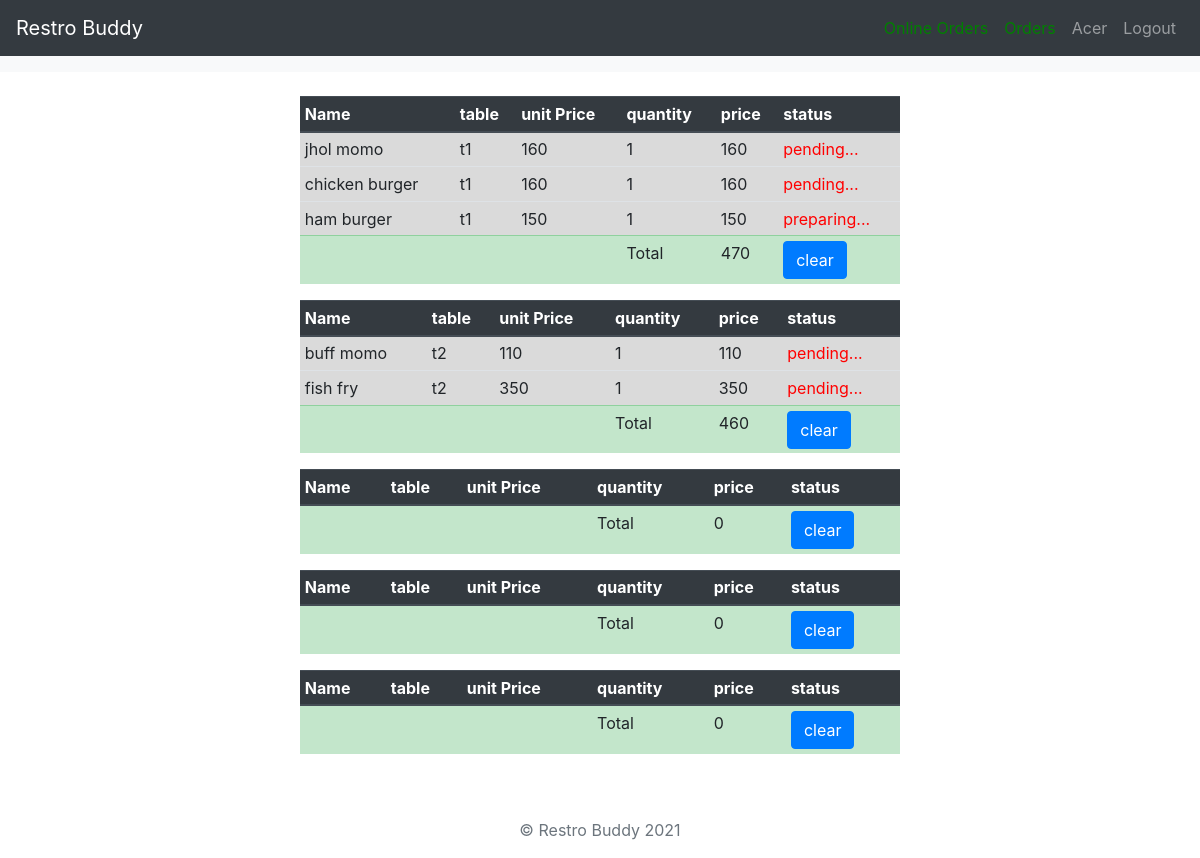
Page /order/ (signed in) on the committed database.
### main/models.py (models this page shows, shortened)
class Order(models.Model):
    item = models.ForeignKey(Item, on_delete=models.CASCADE)
    table = models.ForeignKey(Table, on_delete=models.CASCADE)
    quantity = models.IntegerField(default=1)
    status = models.CharField(max_length=100, default="pending...", blank=True)
    @property
    def price(self):
        price = self.item.price*self.quantity
        return price

class Item(models.Model):
    category = models.ForeignKey(Category, on_delete=models.CASCADE)
    image = models.ImageField(upload_to="media/")
    name = models.CharField(max_length=100)
    price = models.IntegerField(default=0)
    time = models.IntegerField(default=0)

class Table(models.Model):
    table = models.CharField(max_length=50)
    def __str__(self):
        return self.table

### main/views.py (the view)
# urls.py: path('order/', views.order, name='order'),
@user_passes_test(lambda u: u.is_staff, login_url='login')
def order(request):
    order1 = Order.objects.all().filter(table__table="t1")
    order2 = Order.objects.all().filter(table__table="t2")
    order3 = Order.objects.all().filter(table__table="t3")
    order4 = Order.objects.all().filter(table__table="t4")
    order5 = Order.objects.all().filter(table__table="t5")
    context = {
        "order1": order1,
        "order2": order2,
        "order3": order3,
        "order4": order4,
        "order5": order5
    }
    return render(request, "main/order.html", context)

### main/templates/main/order.html (shortened to what this page needs)
<!DOCTYPE html>
<html lang="en">
<head>
</head>
<body>
{% extends "base.html" %}
{% block content %}
<table align="center" id="table1" class="table table-sm" style="max-width: 600px;max-height: 400px;">
    <thead class="thead-dark">
    <tr>
        <th>Name</th>
        <th>table</th>
        <th> unit Price</th>
        <th>quantity</th>
        <th>price</th>
        <th>status</th>
    </tr>
    </thead>
    <tbody>
    {% for order in order1 %}
    <tr class="table-active">
        <td>{{order.item.name}}</td>
        <td>{{order.table}}</td>
        <td>{{order.item.price}}</td>
        <td>{{order.quantity}}</td>
        <td class="price">{{order.price}}</td>
        <td style="color:red;">{{order.status}}</td>
    </tr>
    {% endfor %}
    <tr class="table-success">
        <td></td>
        <td></td>
        <td></td>
        <td>Total</td>
        <td class="total1"></td>
        <td><a type="button"  class="btn btn-primary" href="/delete/25">clear</a></td>
    </tr>
    </tbody>
</table>
<table align="center" id="table2" class="table table-sm" style="max-width: 600px;max-height: 400px;">
    <thead class="thead-dark">
    <tr>
        <th>Name</th>
        <th>table</th>
        <th> unit Price</th>
        <th>quantity</th>
        <th>price</th>
        <th>status</th>
    </tr>
    </thead>
    <tbody>
    {% for order in order2 %}
    <tr class="table-active">
        <td>{{order.item.name}}</td>
        <td>{{order.table}}</td>
        <td>{{order.item.price}}</td>
        <td>{{order.quantity}}</td>
        <td class="price">{{order.price}}</td>
        <td style="color:red;">{{order.status}}</td>
    </tr>
    {% endfor %}
    <tr class="table-success">
        <td></td>
        <td></td>
        <td></td>
        <td>Total</td>
        <td class="total2"></td>
        <td><a type="button"  class="btn btn-primary" href="/delete/26">clear</a></td>
    </tr>
    </tbody>
</table>
<table align="center" id="table3" class="table table-sm" style="max-width: 600px;max-height: 400px;">
    <thead class="thead-dark">
    <tr>
        <th>Name</th>
        <th>table</th>
        <th> unit Price</th>
        <th>quantity</th>
        <th>price</th>
        <th>status</th>
    </tr>
    </thead>
    <tbody>
    <tr class="table-success">
        <td></td>
        <td></td>
        <td></td>
        <td>Total</td>
        <td class="total3"></td>
        <td><a type="button"  class="btn btn-primary" href="/delete/27">clear</a></td>
    </tr>
    </tbody>
</table>
<table align="center" id="table4" class="table table-sm" style="max-width: 600px;max-height: 400px;">
    <thead class="thead-dark">
    <tr>
        <th>Name</th>
        <th>table</th>
        <th> unit Price</th>
        <th>quantity</th>
        <th>price</th>
        <th>status</th>
    </tr>
    </thead>
    <tbody>
    <tr class="table-success">
        <td></td>
        <td></td>
        <td></td>
        <td>Total</td>
        <td class="total4"></td>
        <td><a type="button"  class="btn btn-primary" href="/delete/28">clear</a></td>
    </tr>
    </tbody>
</table>
<table align="center" id="table5" class="table table-sm" style="max-width: 600px;max-height: 400px;">
    <thead class="thead-dark">
    <tr>
        <th>Name</th>
        <th>table</th>
        <th> unit Price</th>
        <th>quantity</th>
        <th>price</th>
        <th>status</th>
    </tr>
    </thead>
    <tbody>
    <tr class="table-success">
        <td></td>
        <td></td>
        <td></td>
        <td>Total</td>
        <td class="total5"></td>
        <td><a type="button"  class="btn btn-primary" href="/delete/29">clear</a></td>
    </tr>
    </tbody>
</table>
{% endblock %}

### restaurant/templates/restaurant/base.html (shortened to what this page needs)
<!DOCTYPE html>
<html lang="en">
<head>
    <link rel="stylesheet" href="https://stackpath.bootstrapcdn.com/bootstrap/4.3.1/css/bootstrap.min.css"
>
</head>
<body>
<div>
    <nav class="navbar navbar-expand-sm navbar-dark bg-dark" id="nav">
        <a class="navbar-brand" href="/"> Restro Buddy</a>
        <div class="collapse navbar-collapse">
            {% if user.is_authenticated %}
            <ul class="navbar-nav ml-auto" style="text-transform:capitalize;">
                {% if user.is_superuser %}
                <li class="nav-item">
                    <a class="nav-link " style="color:green;" href="/on_allorders/">Online Orders</a>
                </li>
                <li class="nav-item">
                    <a class="nav-link " style="color:green;" href="/result-page/">Orders</a>
                </li>
                <li class="nav-item">
                    <a class="nav-link " href="/">{{user.username}}</a>
                </li>
                {% endif %}
                <li class="nav-item">
                    <a class="nav-link" href="/logout">logout</a>
                </li>
            </ul>
            {%endif%}
        </div>
    </nav>
</div>
<div class="sticky-top">
    <nav class="navbar navbar-expand-md navbar-light bg-light" id="nav2">
    </nav>
</div>
<div class="container">
    <br>
    {% block content%}
    {% endblock %}
</div>
<br>
<br>
<footer class="text-muted">
    <div class="container text-center">
        <p>© Restro Buddy {% now "Y" %}</p>
    </div>
</footer>
</body>
</html>

### rows in the picture
Order: item.name "jhol momo", table "t1", item.price "160", quantity "1", price "160", status "pending..."
Order: item.name "chicken burger", table "t1", item.price "160", quantity "1", price "160", status "pending..."
Order: item.name "ham burger", table "t1", item.price "150", quantity "1", price "150", status "preparing..."
Order: item.name "buff momo", table "t2", item.price "110", quantity "1", price "110", status "pending..."
Order: item.name "fish fry", table "t2", item.price "350", quantity "1", price "350", status "pending..."

### other values in the picture
{{ user.username }} "Acer"
